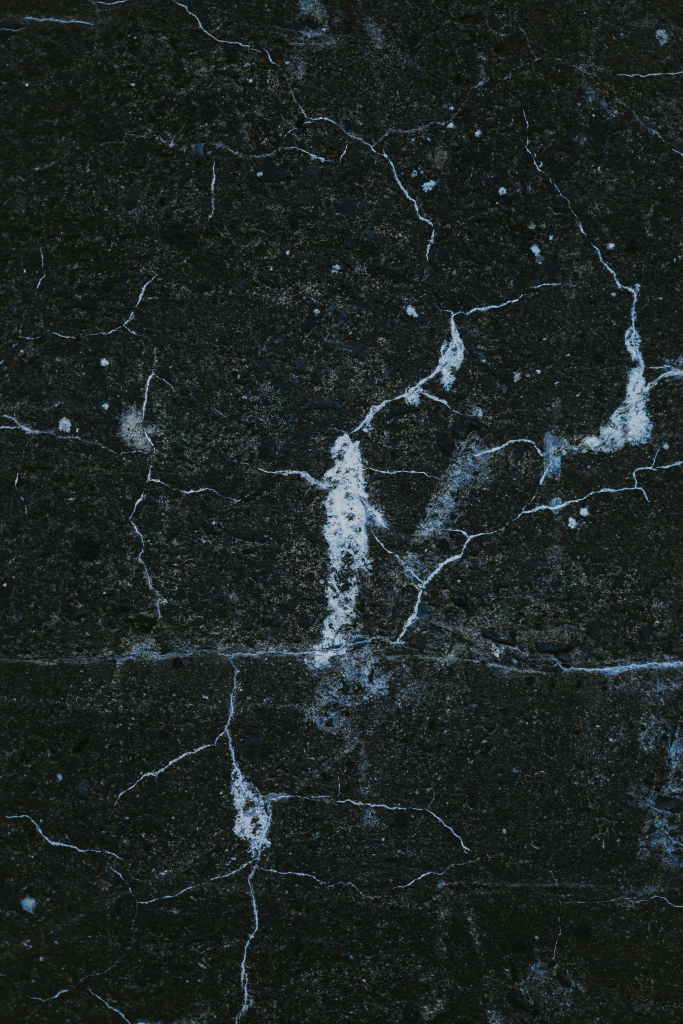
#> input picture assets/grain-source.jpg, 2048 x 3070 px (shown at 1/3 size)
$ python generate-grain.py
#> lines starting #> are read from the running program, lines starting #| are printed output that depends on the picture
#!/usr/bin/env python3
"""Regenerate grain textures (fine specks + cracks from photo source)."""

from __future__ import annotations

import random
from pathlib import Path

from PIL import Image, ImageOps

ROOT = Path(__file__).resolve().parents[1]
ASSETS = ROOT / "assets"
SOURCE = ASSETS / "grain-source.jpg"
CRACKS_OUT = ASSETS / "grain-cracks.png"
CRACK_THRESH = 178
CRACK_FALLOFF = 22


def make_fine(path: Path) -> None:
    rng = random.Random(31)
    lum = Image.effect_noise((128, 128), 52.0)
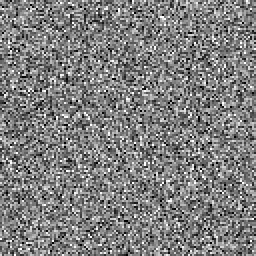
#> lum: PIL image 128x128 L (shown 2 times larger); min 0, max 255, mean 126.6
    size = 400
    lum = lum.resize((size, size), Image.Resampling.NEAREST)
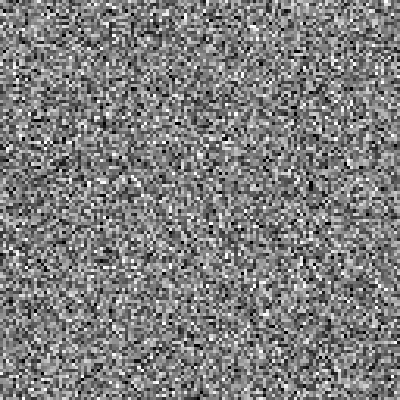
#> lum: PIL image 400x400 L; min 0, max 255, mean 126.6
    lp = lum.load()
    rgba = Image.new("RGBA", (size, size))
#> rgba: PIL image 400x400 RGBA; every value is 0
    px = rgba.load()
    for y in range(size):
        for x in range(size):
            if rng.random() < 0.985:
                continue
            if lp[x, y] < 135:
                continue
            a = min(255, 210 + (lp[x, y] - 135) // 2)
            px[x, y] = (255, 255, 255, a)
    rgba.save(path, optimize=True, compress_level=9)


def make_cracks_from_photo(path: Path) -> None:
    if not SOURCE.is_file():
        raise FileNotFoundError(f"Missing photo source: {SOURCE}")

    img = Image.open(SOURCE).convert("L")
    img = ImageOps.autocontrast(img, cutoff=1)
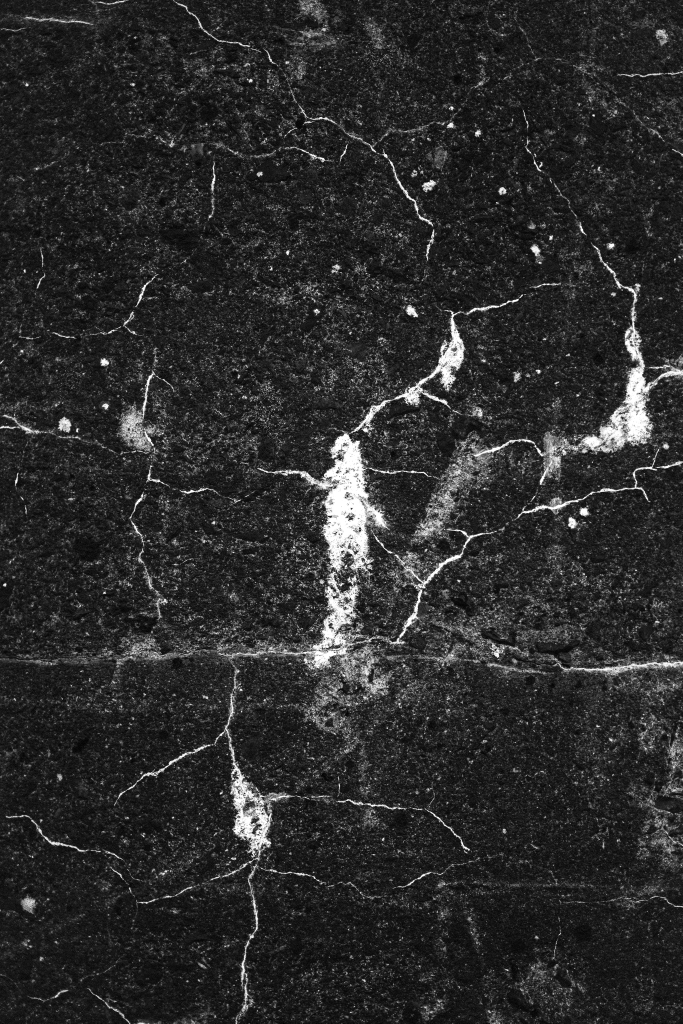
#> img: PIL image 2048x3070 L (shown at 1/3 size); min 0, max 255, mean 44.2
    w, h = img.size
#> w = 2048; h = 3070
    lp = img.load()
    rgba = Image.new("RGBA", (w, h))
#> rgba: PIL image 2048x3070 RGBA; every value is 0
    px = rgba.load()
    for y in range(h):
        for x in range(w):
            v = lp[x, y]
            if v >= CRACK_THRESH:
                a = min(255, int((v - CRACK_THRESH) * 5) + 100)
                px[x, y] = (255, 255, 255, a)
            elif v >= CRACK_THRESH - CRACK_FALLOFF:
                a = int((v - (CRACK_THRESH - CRACK_FALLOFF)) * 3.5)
                if a >= 30:
                    px[x, y] = (255, 255, 255, a)

    rgba.save(path, optimize=True, compress_level=9)


def main() -> None:
    ASSETS.mkdir(parents=True, exist_ok=True)
    make_fine(ASSETS / "grain-fine.png")
    make_cracks_from_photo(CRACKS_OUT)
    print("Wrote grain-fine.png and grain-cracks.png")


if __name__ == "__main__":
    main()
